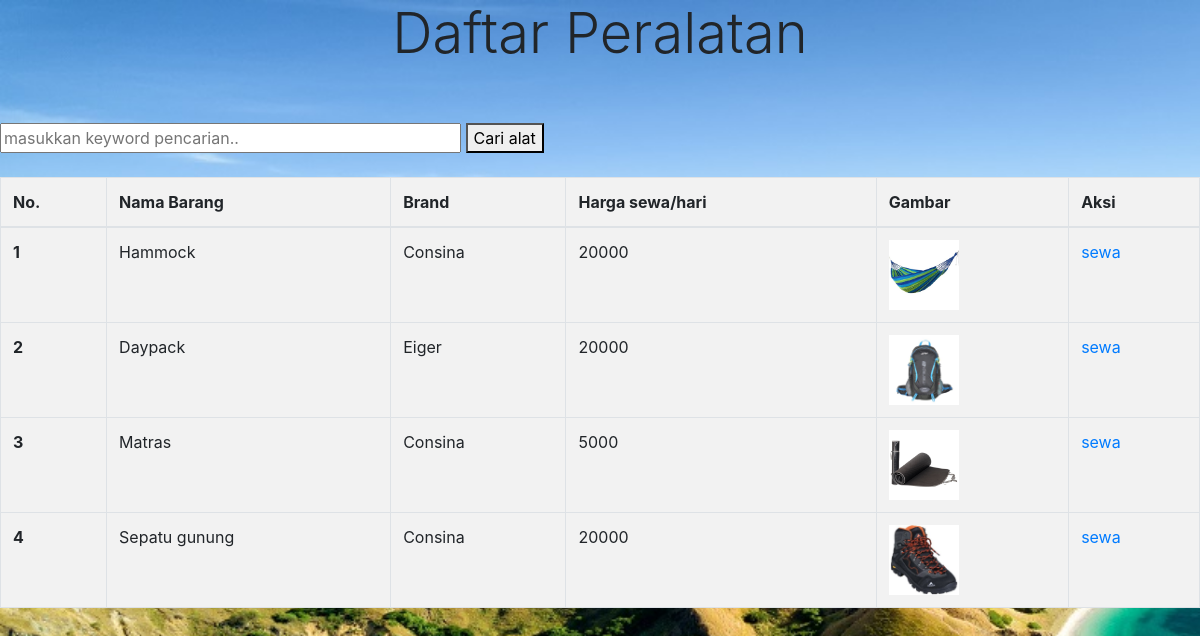
Page /equipment.php on the committed database.
### tables this page shows
CREATE TABLE `alat` (
  `id_alat` int(11) NOT NULL,
  `nama_barang` varchar(50) NOT NULL,
  `brand` varchar(25) NOT NULL,
  `hargasewa_perhari` int(11) NOT NULL,
  `gambar` varchar(50) NOT NULL
);

### functions.php (called while the page is built, shortened)
<?php
$conn = mysqli_connect("localhost","root","","projek2020");
function query($query){
    global $conn;
    $result =  mysqli_query($conn, $query);
    $rows = [];
    while($row = mysqli_fetch_assoc($result)){
        $rows[] = $row;
    }
    return $rows;
}
?>

### equipment.php (the view, shortened to what this page needs)
<?php
    require 'functions.php';
    $alat = query("SELECT * FROM alat");
?>
<!DOCTYPE html>
<html>
<head>
    <link rel="stylesheet" href="https://stackpath.bootstrapcdn.com/bootstrap/4.4.1/css/bootstrap.min.css">
    <link rel="stylesheet" href="style.css">
</head>
<body>
    <h1 class="display-4">Daftar Peralatan</h1>
    <br><br>
    <form action="" method="POST">
        <input type="text" name="keyword" size="40" placeholder="masukkan keyword pencarian..">
        <button type="submit" name="cari">Cari alat</button>
    </form><br>
    <table class="table table-bordered">
    <thead>
    <tr>
        <th>No.</th>
        <th>Nama Barang</th>
        <th>Brand</th>
        <th>Harga sewa/hari</th>
        <th>Gambar</th>
        <th>Aksi</th>
    </tr>
    </thead>
    <tbody>
    <?php $i = 1; ?>
    <?php foreach($alat as $row) : ?>
    <tr>
      <th scope="row"><?= $i; ?></th>
        <td><?= $row["nama_barang"]; ?></td>
        <td><?= $row["brand"]; ?></td>
        <td><?= $row["hargasewa_perhari"]; ?></td>
        <td><img src="img/<?= $row["gambar"];?>" width="70"></td>
        <td>
        <a href="login.php?pesan=belum_login">sewa</a>
        </td>
    </tr>
    <?php $i++; ?>
    <?php endforeach; ?>
    </tbody>
    </table>
</body>
</html>

### style.css (style rules this page uses)
body { background : url('img/home.jpg'); background-size: 1550px; }
h1 { text-align: center; }

### equipment.php (style rules this page uses)
table { background-color: #f2f2f2; }
h1 { text-align: center; }

### rows in the picture
alat: nama_barang "Hammock", brand "Consina", hargasewa_perhari "20000", gambar (picture)
alat: nama_barang "Daypack", brand "Eiger", hargasewa_perhari "20000", gambar (picture)
alat: nama_barang "Matras", brand "Consina", hargasewa_perhari "5000", gambar (picture)
alat: nama_barang "Sepatu gunung", brand "Consina", hargasewa_perhari "20000", gambar (picture)
